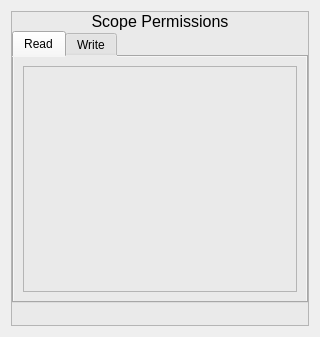
<?xml version="1.0" encoding="UTF-8"?>
<ui version="4.0">
    <class>scopes_sso</class>
    <widget class="QWidget" name="scopes_sso">
        <property name="enabled">
            <bool>true</bool>
        </property>
        <property name="geometry">
            <rect>
                <x>0</x>
                <y>0</y>
                <width>320</width>
                <height>337</height>
            </rect>
        </property>
        <property name="windowTitle">
            <string>Form</string>
        </property>
        <layout class="QVBoxLayout" name="verticalLayout_2">
            <property name="spacing">
                <number>0</number>
            </property>
            <item>
                <widget class="QFrame" name="frame">
                    <property name="styleSheet">
                        <string notr="true">background-color: rgb(234, 234, 234);</string>
                    </property>
                    <property name="frameShape">
                        <enum>QFrame::StyledPanel</enum>
                    </property>
                    <property name="frameShadow">
                        <enum>QFrame::Raised</enum>
                    </property>
                    <layout class="QVBoxLayout" name="verticalLayout">
                        <property name="spacing">
                            <number>0</number>
                        </property>
                        <property name="leftMargin">
                            <number>0</number>
                        </property>
                        <property name="topMargin">
                            <number>0</number>
                        </property>
                        <property name="rightMargin">
                            <number>0</number>
                        </property>
                        <property name="bottomMargin">
                            <number>0</number>
                        </property>
                        <item>
                            <widget class="QLabel" name="label">
                                <property name="font">
                                    <font>
                                        <pointsize>12</pointsize>
                                    </font>
                                </property>
                                <property name="text">
                                    <string>Scope Permissions</string>
                                </property>
                                <property name="alignment">
                                    <set>Qt::AlignCenter</set>
                                </property>
                            </widget>
                        </item>
                        <item>
                            <widget class="QTabWidget" name="tabWidget">
                                <property name="currentIndex">
                                    <number>0</number>
                                </property>
                                <widget class="QWidget" name="read">
                                    <attribute name="title">
                                        <string>Read</string>
                                    </attribute>
                                    <layout class="QGridLayout" name="gridLayout">
                                        <item row="0" column="0">
                                            <widget class="QListWidget" name="read_scopes_list"/>
                                        </item>
                                    </layout>
                                </widget>
                                <widget class="QWidget" name="write">
                                    <attribute name="title">
                                        <string>Write</string>
                                    </attribute>
                                    <layout class="QVBoxLayout" name="verticalLayout_3">
                                        <item>
                                            <widget class="QListWidget" name="write_scopes_list"/>
                                        </item>
                                    </layout>
                                </widget>
                            </widget>
                        </item>
                        <item>
                            <widget class="QPushButton" name="sso_redirect">
                                <property name="text">
                                    <string notr="true"/>
                                </property>
                                <property name="icon">
                                    <iconset>
                                        <normaloff>media/static/icons/eve-sso-login-black-large.png</normaloff>
                                        media/static/icons/eve-sso-login-black-large.png
                                    </iconset>
                                </property>
                                <property name="iconSize">
                                    <size>
                                        <width>270</width>
                                        <height>40</height>
                                    </size>
                                </property>
                                <property name="flat">
                                    <bool>true</bool>
                                </property>
                            </widget>
                        </item>
                    </layout>
                </widget>
            </item>
        </layout>
    </widget>
    <resources/>
    <connections/>
</ui>
